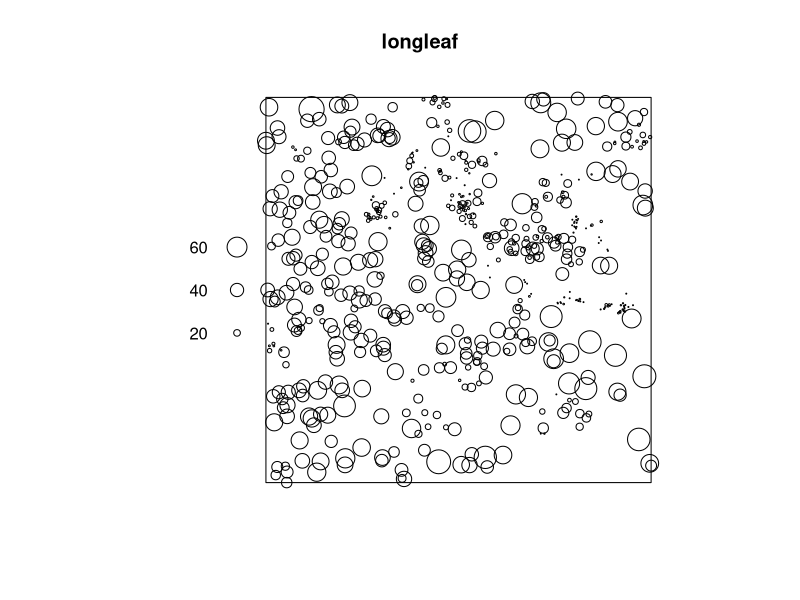
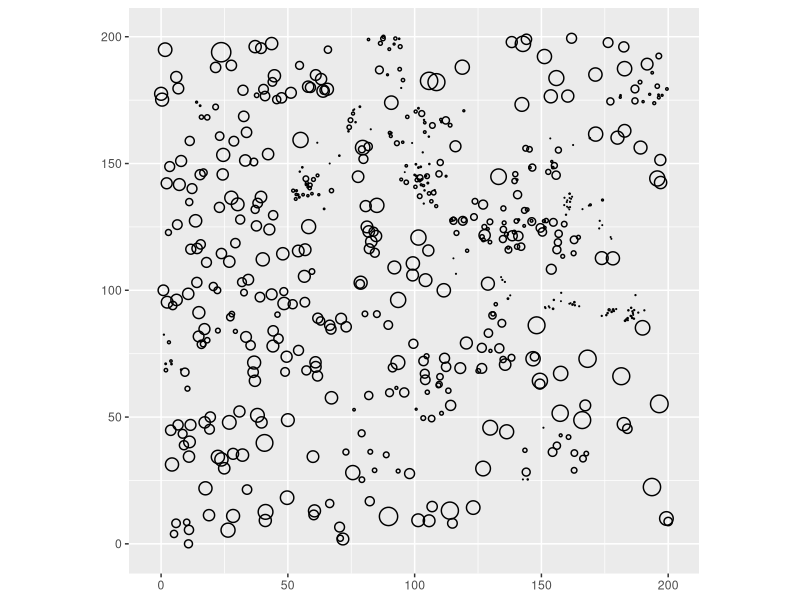
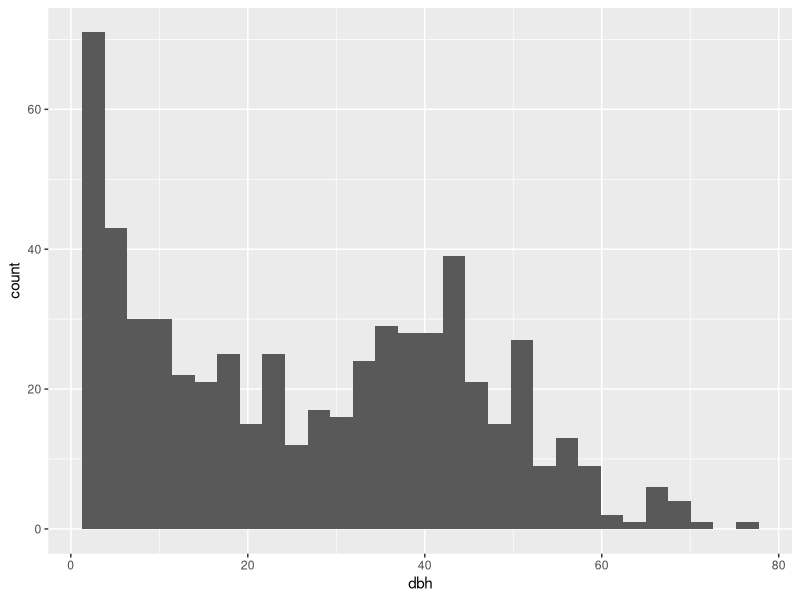
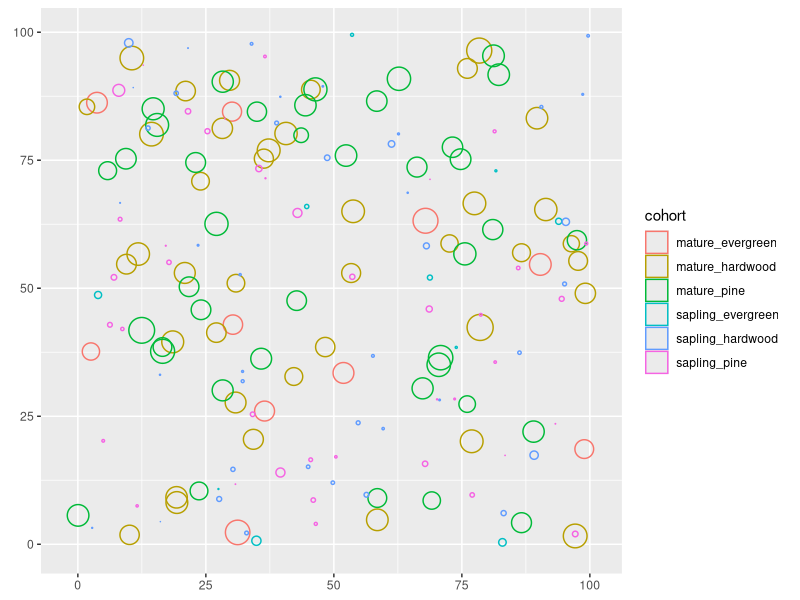
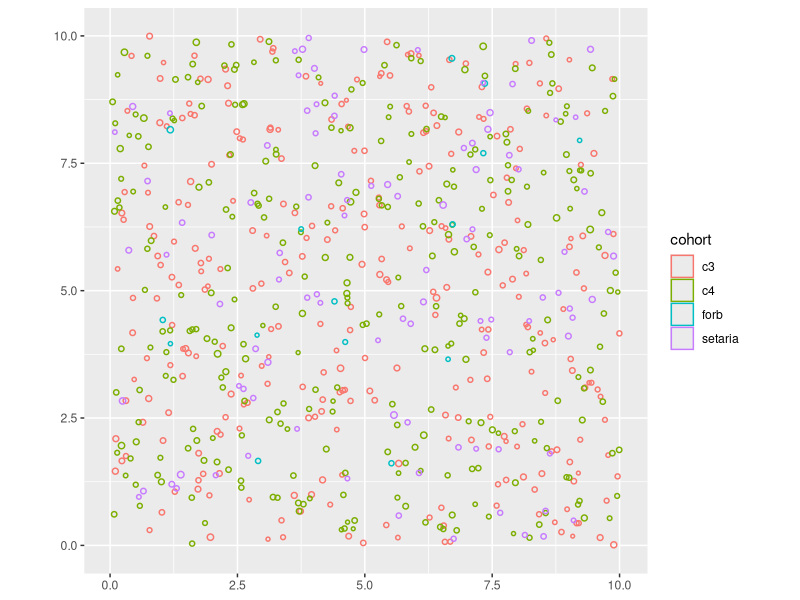

These charts were generated, in order, by the following R code: (Note: this script raises an error after producing the figures.)
## ---- chunk 1
library(spatstat.data)
library(spatstat.geom)
library(tidyverse)
library(ggforce) #for geom_circle
## ---- chunk 2
plot(longleaf)
longleaf_df <- as.data.frame(longleaf) |> 
  rename(dbh = marks)

ggplot(longleaf_df) +
  geom_circle(aes(x0 = x, y0 = y, r = dbh/2/10)) +
  coord_equal()
## ---- chunk 3
ggplot(longleaf_df, aes(dbh)) + geom_histogram()
## ---- chunk 4
pine <- 
  longleaf_df |> 
  mutate(group = case_when(
    dbh < 20 ~ "sapling",
    dbh >=20 & dbh < 50 ~ "mature tree",
    dbh >=50 ~ "old growth"
  )) |> 
  group_by(group) |> 
  summarize(
    n = n(),
    median_dbh = median(dbh),
    density = n/(200*200),
  ) |> 
  mutate(pft = 7) |> 
  add_row(group = "setaria", n = NA, median_dbh = 1, density = 1, pft = 1)
pine
## ---- chunk 5
mixed <- tribble(
  ~cohort, ~dbh, ~ density, ~pft,
  "mature_hardwood", 40, 0.004, 10,
  "sapling_hardwood", 7, 0.004, 10,
  "mature_pine", 40, 0.004, 7,
  "sapling_pine", 7, 0.004, 7,
  "mature_evergreen", 40, 0.001, 8,
  "sapling_evergreen", 7, 0.001, 8,
  "setaria", 1, 1, 1
)
mixed
## ---- chunk 6
set.seed(123)

mixed |> 
  filter(cohort != "setaria") |> 
  mutate(m2 = 10000) |>
  mutate(n = m2 * density) |> 
  group_by(cohort) |> 
  mutate(dbh_rand = list(rnorm(n = n, mean = dbh, sd = 5))) |> 
  unnest(dbh_rand) |> 
  ungroup() |> 
  mutate(x = runif(n = n, 0, sqrt(m2)),
         y = runif(n = n, 0, sqrt(m2))) |> 
  mutate(r_m = dbh_rand/10/2) |> #get radius in meters from diameter in cm
  ggplot() +
  geom_circle(aes(x0 = x, y0 = y, r = r_m, color = cohort)) +
  coord_equal()
## ---- chunk 7
prairie <- tribble(
  ~cohort, ~dbh, ~density, ~pft,
  "c4", 1, 3, 14,
  "c3", 1, 3, 5,
  "forb", 1, 0.15, 12,  #density should be like 1/20 of the grasses combined?
  "setaria", 1, 1, 1
)
prairie
## ---- chunk 8
prairie |> 
mutate(m2 = 100) |> 
  mutate(n = m2 * density) |> 
  group_by(cohort) |> 
  mutate(dbh_rand = list(rnorm(n = n, mean = dbh, sd = 0.1))) |> 
  unnest(dbh_rand) |> 
  ungroup() |> 
  mutate(x = runif(n = n, 0, sqrt(m2)),
         y = runif(n = n, 0, sqrt(m2))) |> 
  mutate(r_m = dbh_rand/10/2) |> #get radius in meters from diameter in cm
  ggplot() +
  geom_circle(aes(x0 = x, y0 = y, r = r_m, color = cohort)) +
  coord_equal()
## ---- chunk 9
pss <- 
  tibble(
  time = 1997, #dummy
  patch = c(1, 2), #start with two patches
  trk = 1, 
  age = c(5, 50),
  area = c(.5, .5), #equal area for all three patches
  water = 0, #dummy
  fsc = 1, #fast soil carbon in Kg/m^2
  stsc = 5, #structural soil carbon
  stsl = 5, #structural soil lignin
  ssc = 0.01, #slow soil carbon
  lai = 0, #dummy
  msn = 1, #mineralized soil nitrogen in Kg/m^2
  fsn = 1, #fast soil nitrogen
  nep = 0, #dummy
  gpp = 0, #dummy
  rh  = 0, #dummy
)
pss
## ---- chunk 10
pine_css <- 
  pine |> 
  transmute(
    time = 1997, #dummy
    dbh = median_dbh, #diameter at breast height
    hite = 0, #dummy
    pft = pft,
    n = density,
    bdead = 0, #dummy
    balive = 0, #dummy
    lai = 0 #dummy
    )

#make 2 identical patches to initialize run
pine_css <-
  bind_rows(pine_css, pine_css, .id = "patch") |> 
  mutate(cohort = 1:n(), .before = dbh) |> 
  relocate(patch, .before = cohort)
pine_css
## ---- chunk 11
mixed_css <-
  mixed |> 
  transmute(
    time = 1997, #dummy
    dbh = dbh, #diameter at breast height
    hite = 0, #dummy
    pft = pft,
    n = density,
    bdead = 0, #dummy
    balive = 0, #dummy
    lai = 0 #dummy
    )

#make 2 identical patches to initialize run
mixed_css <-
  bind_rows(mixed_css, mixed_css, .id = "patch") |> 
  mutate(cohort = 1:n(), .before = dbh) |> 
  relocate(patch, .before = cohort)
mixed_css
## ---- chunk 12
prairie_css <-
  prairie |> 
  transmute(
    time = 1997, #dummy
    dbh = dbh, #diameter at breast height
    hite = 0, #dummy
    pft = pft,
    n = density,
    bdead = 0, #dummy
    balive = 0, #dummy
    lai = 0 #dummy
    )

#make 2 identical patches to initialize run
prairie_css <-
  bind_rows(prairie_css, prairie_css, .id = "patch") |> 
  mutate(cohort = 1:n(), .before = dbh) |> 
  relocate(patch, .before = cohort)
prairie_css

## ---- chunk 13
write.table(pss, "/data/sites/generic_patches/generic.pss", quote = FALSE, row.names = FALSE)
write.table(pine_css, "/data/sites/generic_patches/pine.css", quote = FALSE, row.names = FALSE)
write.table(mixed_css, "/data/sites/generic_patches/mixed.css", quote = FALSE, row.names = FALSE)
write.table(prairie_css, "/data/sites/generic_patches/prairie.css", quote = FALSE, row.names = FALSE)
